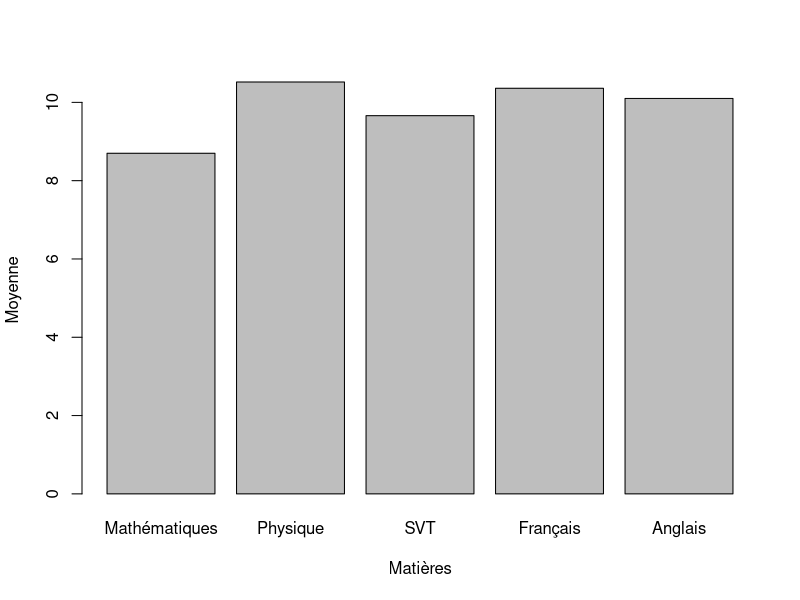

Recreate this plot in R.
## ---- chunk 1
set.seed(2026)
t <- 50*5  # nombre de valeurs contenues dans la matrice

# Générer "t" notes de 0 à 20 par tirage aléatoire avec remise
notes <- sample(0:20, t, replace = TRUE)    

# Les étudiants sont en lignes et les matières en colonnes
matieres <- c("Mathématiques", "Physique", "SVT", "Français", "Anglais")
m <- matrix(notes, 50, 5, dimnames = list(paste("Étudiant", 1:50, sep = "_"), matieres))
m
## ---- chunk 2
moyenne_etudiant <- matrix(apply(m, MARGIN = 1, FUN = mean), dimnames = list(paste("Étudiant", 1:50, sep = "_"), "Moyenne"))
moyenne_etudiant
## ---- chunk 3
moyenne_matiere <- matrix(apply(m, MARGIN = 2, FUN = mean), dimnames = list(matieres, "Moyenne"))
moyenne_matiere
## ---- chunk 4
meilleure_note_matiere <- matrix(apply(m, MARGIN = 2, FUN = max), dimnames = list(matieres, "Meilleure  note"))
meilleure_note_matiere
## ---- chunk 5
faible_note_matiere <- matrix(apply(m, MARGIN = 2, FUN = min), dimnames = list(matieres, "Plus faible note"))
faible_note_matiere
## ---- chunk 6
coord_meilleur_etudiant <- which(moyenne_etudiant == max(moyenne_etudiant), arr.ind = TRUE)
coord_meilleur_etudiant
meilleur_etudiant <- moyenne_etudiant[coord_meilleur_etudiant]
meilleur_etudiant
cat("Le meilleur étudiant est l'", c(dimnames(coord_meilleur_etudiant)[[1]]), "avec une moyenne de",  meilleur_etudiant, "/ 20")
## ---- chunk 7
coord_faible_etudiant <- which(moyenne_etudiant == min(moyenne_etudiant), arr.ind = TRUE)
coord_faible_etudiant
faible_etudiant <- moyenne_etudiant[coord_faible_etudiant]
faible_etudiant
cat("L'étudiant le moins performant est l'", c(dimnames(coord_faible_etudiant)[[1]]), "avec une moyenne de",  faible_etudiant, "/ 20")
## ---- chunk 8
barplot(apply(m, MARGIN = 2, FUN = mean), xlab = "Matières", ylab = "Moyenne")
## ---- chunk 9
sessionInfo()
